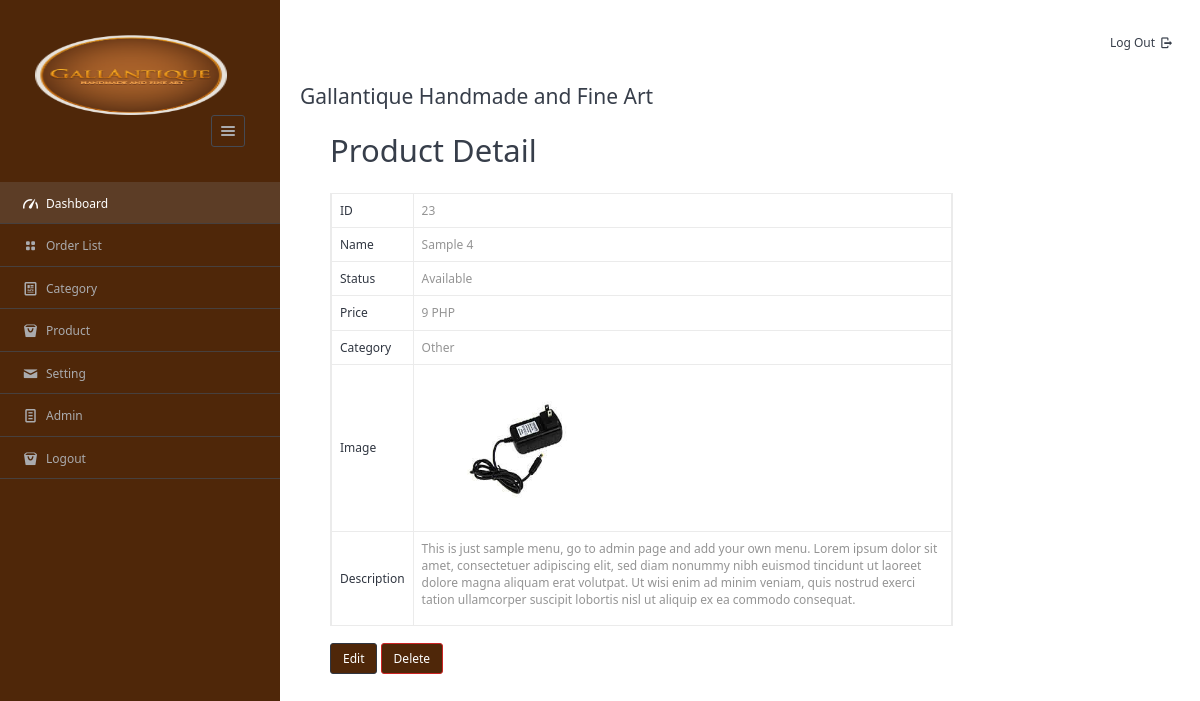
/product-detail.php?id=23 (signed in), run on the app's committed database.
### tables this page shows
CREATE TABLE `tbl_menu` (
  `Menu_ID` int(11) NOT NULL,
  `Menu_name` varchar(50) NOT NULL,
  `Category_ID` int(11) NOT NULL,
  `Price` double NOT NULL,
  `Serve_for` varchar(45) NOT NULL,
  `Menu_image` text NOT NULL,
  `Description` text NOT NULL,
  `Quantity` int(11) NOT NULL
);

CREATE TABLE `tbl_setting` (
  `Variable` varchar(20) NOT NULL,
  `Value` varchar(5) NOT NULL
);

CREATE TABLE `tbl_category` (
  `Category_ID` int(11) NOT NULL,
  `Category_name` varchar(20) NOT NULL,
  `Category_image` text NOT NULL
);

### public/product_data.php (the view, shortened to what this page needs)
<?php
	include_once('includes/connect_database.php');
?>
<div id="content" class="container col-md-12">
	<?php
		if(isset($_GET['id'])){
			$ID = $_GET['id'];
		}else{
			$ID = "";
		}
		$data = array();
		$sql_query = "SELECT Value
				FROM tbl_setting
				WHERE Variable = 'Currency'";
		$stmt = $connect->stmt_init();
		if($stmt->prepare($sql_query)) {
			$stmt->execute();
			$stmt->store_result();
			$stmt->bind_result($currency);
		}
		$sql_query = "SELECT Menu_ID, Menu_name, Serve_for, Price, Category_name, Menu_image, Description
				FROM tbl_menu m, tbl_category c
				WHERE m.Menu_ID = ? AND m.Category_ID = c.Category_ID";
		$stmt = $connect->stmt_init();
		if($stmt->prepare($sql_query)) {
			$stmt->bind_param('s', $ID);
			$stmt->execute();
			$stmt->store_result();
			$stmt->bind_result($data['Menu_ID'],
					$data['Menu_name'],
					$data['Serve_for'],
					$data['Price'],
					$data['Category_name'],
					$data['Menu_image'],
					$data['Description']
					);
		}
	?>
<div class="col-md-9">
	<h1>Product Detail</h1>
		<form method="post" enctype="multipart/form-data" role="form" class="form-horizontal form-groups-bordered">
			<br>
			<table class="table table-bordered datatable" id="table-1">
				<tr class="row">
					<th class="detail">ID</th>
					<td class="detail"><?php echo $data['Menu_ID']; ?></td>
				</tr>
				<tr class="row">
					<th class="detail">Name</th>
					<td class="detail"><?php echo $data['Menu_name']; ?></td>
				</tr>
					<tr class="row">
					<th class="detail">Status</th>
					<td class="detail"><?php echo $data['Serve_for']; ?></td>
				</tr>
				<tr class="row">
					<th class="detail">Price</th>
					<td class="detail"><?php echo $data['Price']." ".$currency; ?></td>
				</tr>
				<tr class="row">
					<th class="detail">Category</th>
					<td class="detail"><?php echo $data['Category_name']; ?></td>
				</tr>
				<tr class="row">
					<th class="detail">Image</th>
					<td class="detail"><img src="<?php echo $data['Menu_image']; ?>" width="200" height="150"/></td>
				</tr>
				<tr class="row">
					<th class="detail">Description</th>
					<td class="detail"><?php echo $data['Description']; ?></td>
				</tr>
			</table>
		</form>
	<div id="option_menu">
			<a href="edit-product.php?id=<?php echo $ID; ?>"><button class="btn btn-primary">Edit</button></a>
			<a href="delete-product.php?id=<?php echo $ID; ?>"><button class="btn btn-danger">Delete</button></a>
	</div>
</div>
</div>
</div>

### data on the page
tbl_menu: Menu_ID "23", Menu_name "Sample 4", Serve_for "Available", Price "9", Category_ID.Category_name "Other", Menu_image (picture), Description "This is just sample menu, go to admin page and add your own menu. Lorem ipsum dolor sit amet, consectetuer adipiscing elit, sed diam nonummy nibh euismod tincidunt ut laoreet dolore magna aliquam erat volutpat. Ut wisi enim ad minim veniam, quis nostrud exerci tation ullamcorper suscipit lobortis nisl ut aliquip ex ea commodo consequat."
tbl_setting: Value "PHP"
